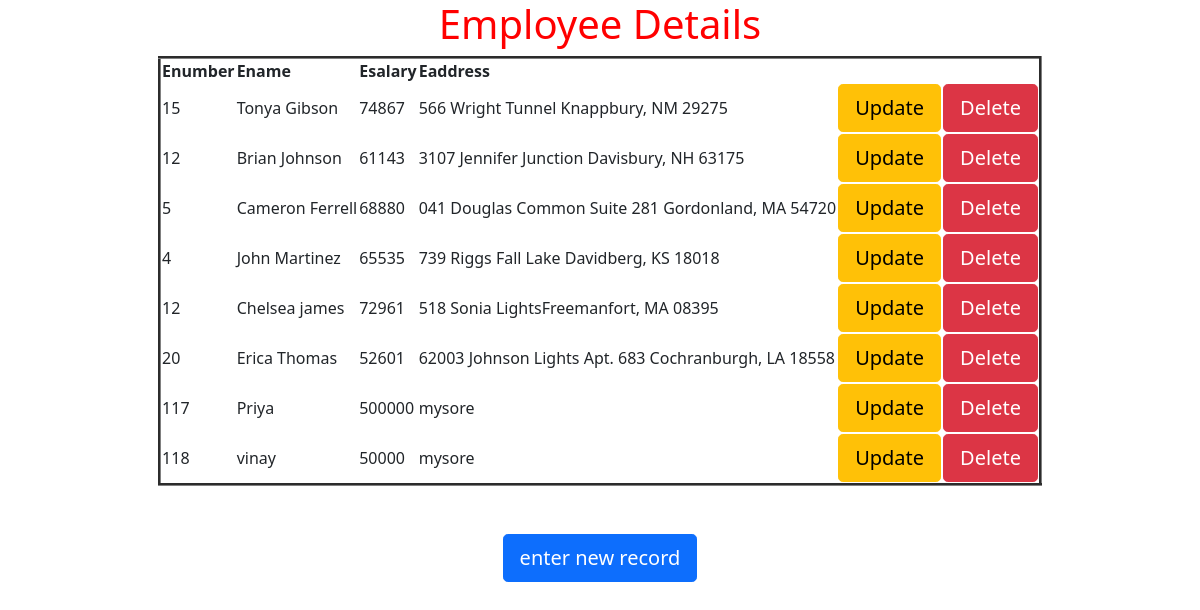
The page / on the database its author committed.
### myApp/models.py (models this page shows)
class Employee(models.Model):
	eno=models.IntegerField()
	ename=models.CharField(max_length=30)
	esal=models.IntegerField()
	eaddr=models.CharField(max_length=50)

### myApp/views.py (the view)
# urls.py: url(r'^$',views.display),
def display(request):
	e=Employee.objects.all()
	d={'emp':e}
	return render(request,'myApp/index.html',d)

### templates/myApp/index.html (shortened to what this page needs)
<html>
{% extends 'myApp/parent.html' %}
{% block for_child %}
<h1 style="color:red;">Employee Details</h1>
<table border="3">
<tr><th>Enumber</th><th>Ename</th><th>Esalary</th><th>Eaddress</th></tr>
{% for i in emp %}
<tr><td>{{i.eno}}</td>
<td>{{i.ename}}</td>
<td>{{i.esal}}</td>
<td>{{i.eaddr}}</td>
<td><a href="/update/{{i.id}}" class="btn btn-lg btn-warning">Update</a></td>
<td><a href="/delete/{{i.id}}" class="btn btn-lg btn-danger">Delete</a></td>
</tr>
{% endfor %}
</table> <br><br>
<a href="/insert" class="btn btn-lg btn-primary">enter new record</a>
{% endblock %}

### templates/myApp/parent.html (shortened to what this page needs)
<html>
<head>
<link href="https://cdn.jsdelivr.net/npm/bootstrap@5.0.0-beta1/dist/css/bootstrap.min.css" rel="stylesheet">
</head>
<body>
<div class="container" align="center">
{% block for_child %}
{% endblock %}
</div>
</body>
</html>

### rows shown on the page
Employee: eno "15", ename "Tonya Gibson", esal "74867", eaddr "566 Wright Tunnel Knappbury, NM 29275"
Employee: eno "12", ename "Brian Johnson", esal "61143", eaddr "3107 Jennifer Junction Davisbury, NH 63175"
Employee: eno "5", ename "Cameron Ferrell", esal "68880", eaddr "041 Douglas Common Suite 281 Gordonland, MA 54720"
Employee: eno "4", ename "John Martinez", esal "65535", eaddr "739 Riggs Fall Lake Davidberg, KS 18018"
Employee: eno "12", ename "Chelsea james", esal "72961", eaddr "518 Sonia LightsFreemanfort, MA 08395"
Employee: eno "20", ename "Erica Thomas", esal "52601", eaddr "62003 Johnson Lights Apt. 683 Cochranburgh, LA 18558"
Employee: eno "117", ename "Priya", esal "500000", eaddr "mysore"
Employee: eno "118", ename "vinay", esal "50000", eaddr "mysore"
